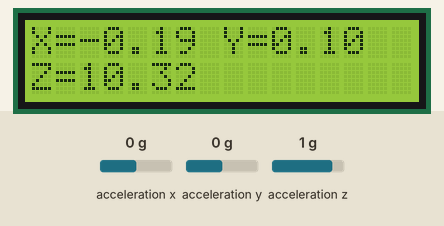
Recording of a sketch running on a simulated ESP8266 (NodeMCU). On the bench: 16×2 character LCD. The test bench sets the inputs (shaded band); at power-on: acceleration x 0 g, acceleration y 0 g, acceleration z 1 g. WiFi joins after 1.5 s; servers stay silent unless stated; random numbers use the default seed unless the sketch sets one; no MQTT or app messages arrive unless stated; what the sketch prints to the serial monitor is not drawn.

Above: at 1.7 s.
1.8 s: acceleration x set to -1.4 g
At 2.6 s:
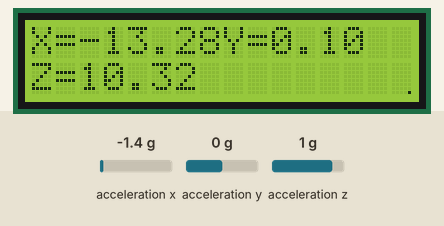
5.1 s: acceleration y set to -1.4 g
At 6.85 s:
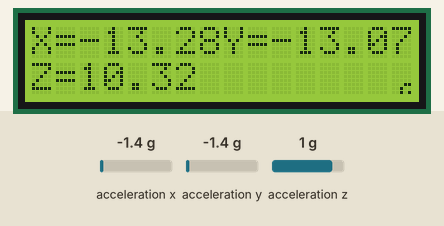
7.0 s: acceleration z set to -1.4 g
At 8.64 s:
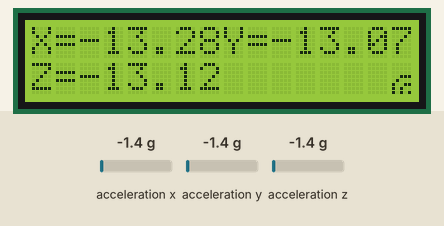
11.9 s: acceleration x set to -0.8 g
At 12.9 s:
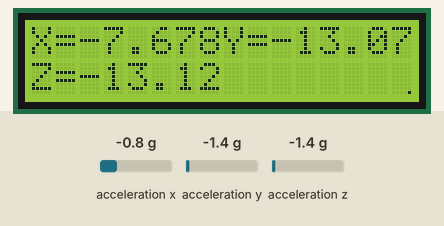
Timing chart, 0 to 14.6 s (numbered marks = the images above; inputs shaded):
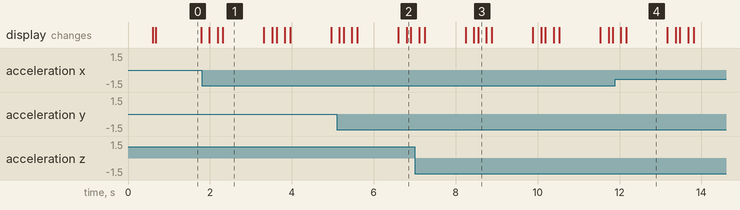

The sketch:

DataProducer2.ino
```cpp
#include <Wire.h>
#include <LiquidCrystal_I2C.h>
#include <Adafruit_Sensor.h>
#include <Adafruit_ADXL345_U.h>

#include <ESP8266WiFi.h>
#include <PubSubClient.h>

LiquidCrystal_I2C lcd(0x27, 16, 2);  // set LCD address, number of columns and rows
Adafruit_ADXL345_Unified accel = Adafruit_ADXL345_Unified(12345);// assignar unic id

byte wifiChar3[] = { //wifi char
  B00000,
  B00000,
  B00000,
  B00111,
  B01000,
  B10011,
  B10100,
  B10101
};
byte wifiChar2[] = {
  B00000,
  B00000,
  B00000,
  B00000,
  B00000,
  B00011,
  B00100,
  B00101
};
byte wifiChar1[] = {
  B00000,
  B00000,
  B00000,
  B00000,
  B00000,
  B00000,
  B00000,
  B00001
};


//wifi
const char* ssid = "ssidq";
const char* password = "passwordq";
const char* mqtt_server = "192.168.4.1";

WiFiClient espClient;
PubSubClient client(espClient);
unsigned long lastMsg = 0;
#define MSG_BUFFER_SIZE  (50)
char msg[MSG_BUFFER_SIZE];
int value = 0;

void setup_wifi() {

  delay(10);
  // We start by connecting to a WiFi network
  Serial.println();
  Serial.print("Connecting to ");
  Serial.println(ssid);

  WiFi.mode(WIFI_STA);
  WiFi.begin(ssid, password);

  //quit comment if not work
  //while (WiFi.status() != WL_CONNECTED) {
    delay(500);
    Serial.print(".");
  //}

  randomSeed(micros());

  Serial.println("");
  Serial.println("WiFi connected");
  Serial.println("IP address: ");
  Serial.println(WiFi.localIP());
}

void callback(char* topic, byte* payload, unsigned int length) {
  Serial.print("Message arrived [");
  Serial.print(topic);
  Serial.print("] ");
  for (int i = 0; i < length; i++) {
    Serial.print((char)payload[i]);
  }
  Serial.println();

  // Switch on the LED if an 1 was received as first character
  if ((char)payload[0] == '1') {
    digitalWrite(BUILTIN_LED, LOW);   // Turn the LED on (Note that LOW is the voltage level
    // but actually the LED is on; this is because
    // it is active low on the ESP-01)
  } else {
    digitalWrite(BUILTIN_LED, HIGH);  // Turn the LED off by making the voltage HIGH
  }

}

void reconnect() {
  // Loop until we're reconnected
 // while (!client.connected()) {
    Serial.print("Attempting MQTT connection...");
    // Create a random client ID
    String clientId = "ESP8266Client-";
    clientId += String(random(0xffff), HEX);
    // Attempt to connect
    if (client.connect(clientId.c_str())) {
      Serial.println("connected");
      // Once connected, publish an announcement...
      client.publish("outTopic", "hello world");
      // ... and resubscribe
      client.subscribe("inTopic");
    } else {
      Serial.print("failed, rc=");
      Serial.print(client.state());
      Serial.println(" try again in 5 seconds");
      // Wait 5 seconds before retrying
      delay(1000);
    }
  //}
}


void setup() {
    Wire.begin(0,2);
    // Inicialitzem el LCD display:
    lcd.begin();
    lcd.backlight();
    // Inicialitzem el ADXL345:
    accel.begin();

    //wifi
    Serial.begin(115200);
  setup_wifi();
  client.setServer(mqtt_server, 1883);
  client.setCallback(callback);
  lcd.createChar(0, wifiChar1);
  lcd.createChar(1, wifiChar2);
  lcd.createChar(2, wifiChar3);
}

void loop() {
    if (!client.connected()) {
      lcd.setCursor(15, 1);
      lcd.print(" ");
        reconnect();
     }else{
       lcd.setCursor(15, 1);
       lcd.print(" ");
       delay(100);
       lcd.setCursor(15, 1);
       lcd.write(0);
       delay(100);
       lcd.setCursor(15, 1);
       lcd.write(1);
       delay(100);
       lcd.setCursor(15, 1);
       lcd.write(2);
       delay(200);
       lcd.setCursor(15, 1);
       lcd.write(1);
       delay(100);
       lcd.setCursor(15, 1);
       lcd.write(0);
     }
    client.loop();

    sensors_event_t accelEvent;
    accel.getEvent(&accelEvent);
    String ax = correctValueX(accelEvent.acceleration.x);
    String ay = correctValueY(accelEvent.acceleration.y);
    String az = correctValueZ(accelEvent.acceleration.z);
    // Printem les dades al LCD:
    writeLCD("X", ax, 0, 0);
    writeLCD("Y", ay, 8, 0);
    writeLCD("Z", az, 0, 1);
    String mess = "W1;" + ax + ";"+ay+";"+az+"=";
    mess.toCharArray(msg, 50);
    client.publish("turbines/W1/adxl345", msg);
    delay(1000);
}


String correctValueX(float value){
  float maxi = 10.47;
  float minu = -10.08;
  float refmax = 9.8;
  float refmin = -9.8;
  float range = maxi - minu;
  float rangeref = refmax - refmin;
  float correctedValue = (((value - minu) * rangeref) / range) + refmin;
  String stringOne = String(correctedValue, 2);
  return stringOne;
}

String correctValueY(float value){
  float maxi = 10.12;
  float minu = -10.32;
  float refmax = 9.8;
  float refmin = -9.8;
  float range = maxi - minu;
  float rangeref = refmax - refmin;
  float correctedValue = (((value - minu) * rangeref) / range) + refmin;
  String stringOne = String(correctedValue, 2);
  return stringOne;
}

String correctValueZ(float value){
  float maxi = 9.28;
  float minu = -10.40;
  float refmax = 9.8;
  float refmin = -9.8;
  float range = maxi - minu;
  float rangeref = refmax - refmin;
  float correctedValue = (((value - minu) * rangeref) / range) + refmin;
  String stringOne = String(correctedValue, 2);
  return stringOne;
}

void writeLCD(String axis, String value, int posx, int posy){
      lcd.setCursor(posx, posy);
      lcd.print(axis);
      lcd.setCursor(posx+1, posy);
      lcd.print("=");
      lcd.setCursor(posx+2, posy);
      lcd.print(value);
    }
```
